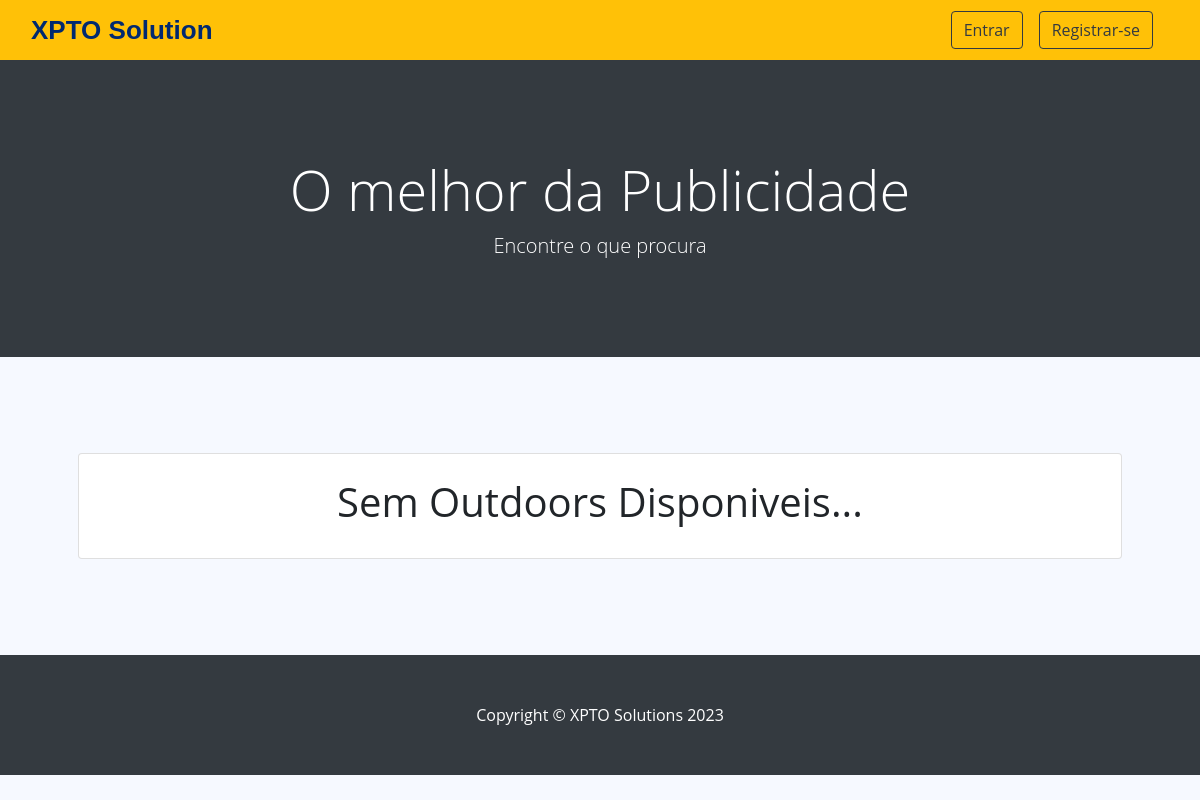
Before: / with the older database file.
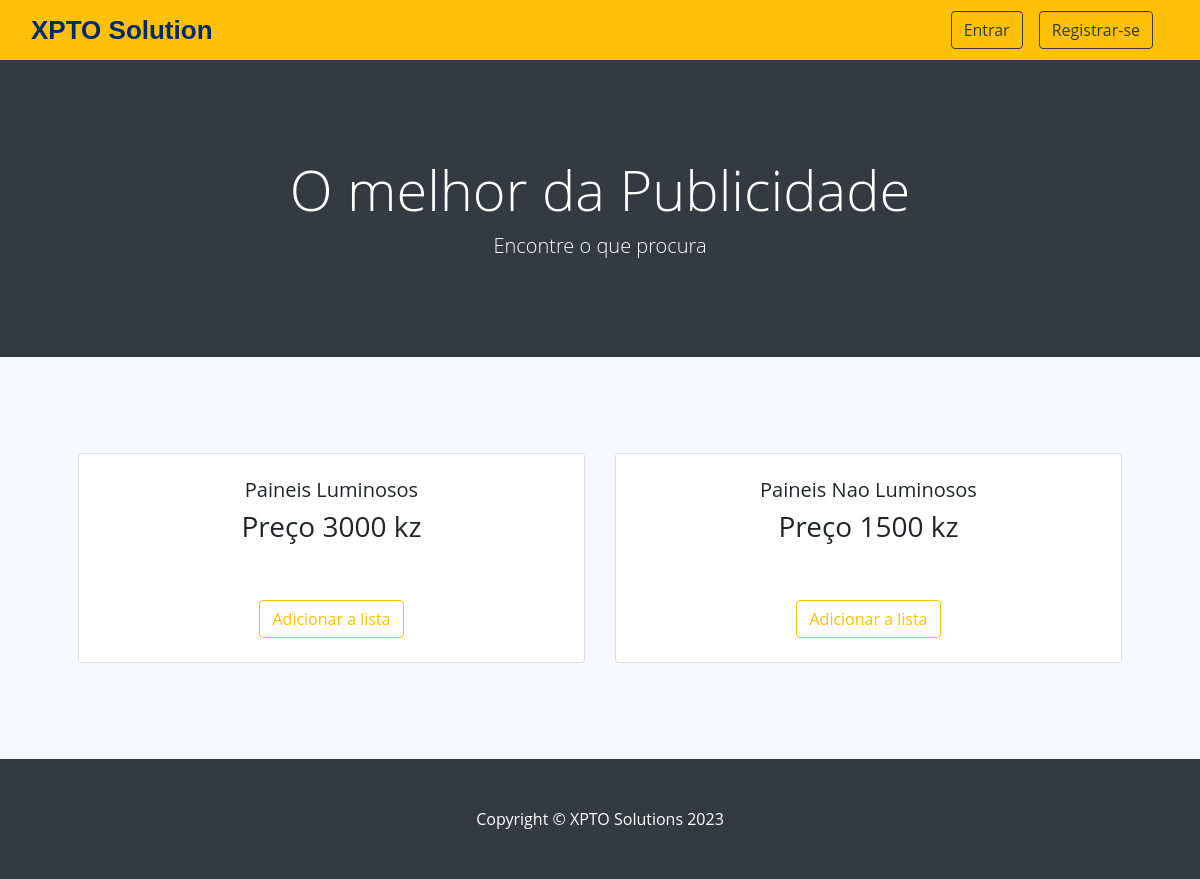
After: the same page with the newer database file.
### tables this page shows
CREATE TABLE `outdoor` (
  `id` int(11) NOT NULL,
  `tipo` varchar(50) NOT NULL,
  `preco` float NOT NULL,
  `idComuna` int(11) NOT NULL,
  `estado` varchar(50) NOT NULL DEFAULT 'Disponivel',
  `eliminado` varchar(10) NOT NULL DEFAULT 'nao',
  `idUsuario` int(11) NOT NULL
);

### index.php (called while the page is built, shortened)
<?php
include __DIR__ . '/./controllers/Rotas.php';
$rotas = new Rotas();
$rotas->requestHandle();
?>

### controllers/OutdoorController.php (called while the page is built, shortened)
<?php
require_once __DIR__ . '/../services/OutdoorService.php';
class OutdoorController {
    private $outdorServer = NULL;
    public function __construct() {
        $this->outdorServer = new OutdoorService();
    }
    public function showOutdoors() {
        $listaOutdoors = $this->outdorServer->selectAll();
        include __DIR__ . '/../views/outdoors.php';
    }
}

### dbconfig/DbConnection.php (called while the page is built)
<?php
class DbConnection {
    private static $instance = NULL;
    public static function getInstance() {
        if (!isset(self::$instance)) {
            try {
                self:: $instance = new PDO("mysql:host=localhost;dbname=outdoorgest", 'root', '');
                self:: $instance->setAttribute(PDO::ATTR_ERRMODE, PDO::ERRMODE_EXCEPTION);
            } catch (PDOException $e) {
                echo $e->getMessage();
            }
        }
        return self::$instance;
    }
}

### services/OutdoorService.php (called while the page is built, shortened)
<?php
require_once __DIR__ . '/../repositories/OutdoordRepository.php';
class OutdoorService implements IOutdoorService {
    private $outdoorRepository = null;
    public function __construct() {
        $this->outdoorRepository = new OutdoordRepository();
    }
    public function selectAll() {
        return $this->outdoorRepository->selectAll();
    }
}

### repositories/OutdoordRepository.php (called while the page is built, shortened)
<?php
require_once __DIR__ . '/../dbconfig/DbConnection.php';
require_once __DIR__ . '/../models/OutdoorModel.php';
class OutdoordRepository implements IOutdoorRepository{
     private $db;
    public function __construct() {
        $this->db = DbConnection::getInstance();
    }
    public function selectAll() {
        try {
            $stmt = $this->db->prepare("SELECT o.id, o.tipo, `preco`,c.nome `idComuna`, `estado`, o.eliminado, u.username `idUsuario`  FROM outdoor o join usuario u  on u.id = o.idUsuario join comuna c on c.id = o.idComuna WHERE o.eliminado <> 'Sim'");
            $stmt->execute();
            $outdoors = $stmt->fetchAll();
            $listaOutdoor = array();
            foreach ($outdoors as $cada) {
                $listaOutdoor[] = new OutdoorModel($cada['id'], $cada['tipo'], $cada['preco'],$cada['idComuna'], $cada['estado'], $cada['eliminado'], $cada['idUsuario']);
            }
            return $listaOutdoor;
        } catch (PDOException $e) {
            echo $e->getMessage();
            return false;
        }
    }
}

### models/OutdoorModel.php (called while the page is built, shortened)
<?php
class OutdoorModel {
    private $tipo;
    private $preco;
    private $estado;
    public function __construct($id, $tipo, $preco, $comuna, $estado, $eliminado, $idGestor) {
        $this->tipo = $tipo;
        $this->preco = $preco;
        $this->estado = $estado;
    }
    public function getTipo() {
        return $this->tipo;
    }
    public function getPreco() {
        return $this->preco;
    }
    public function getEstado() {
        return $this->estado;
    }
}

### views/outdoors.php (the view, shortened to what this page needs)
<section class="py-5" >
    <div class="container px-4 px-lg-5 mt-5">
        <div class="row gx-4 gx-lg-5 row-cols-2 row-cols-md-3 row-cols-xl-4 justify-content-center" id="cardOutdoors">
            <?php
            if (isset($_SESSION['loggedin']) && $_SESSION['loggedin'] === true) {
                $logado = true;
            } else {
                $logado = false;
            }
            $cont = 0;
            foreach ($listaOutdoors as $cada):
                if ($cada->getEstado() == "Disponivel") {
                    $cont++;
                    ?>
                    <div class="col mb-5">
                        <div class="card h-100">
                            <div class="card-body p-4">
                                <div class="text-center">
                                    <h5 class="fw-bolder"><?php echo $cada->getTipo(); ?></h5>
                                    <h3>Preço <?php echo $cada->getPreco();  ?> kz</h3>
                                </div>
                            </div>
                            <?php if ($logado) { ?>
                            <?php } else { ?>
                                <div class="card-footer p-4 pt-0 border-top-0 bg-transparent">
                                    <div class="text-center"><a class="btn btn-outline-warning mt-auto" href ="index.php?op=Cliente&&request=registro">Adicionar a lista</a></div>
                                </div>
                            <?php } ?>
                        </div>
                    </div>
                    <?php
                }
            endforeach;
            if ($cont == 0) {
                ?>
                <div class="col mb-5">
                    <div class="card h-100">
                        <div class="card-body p-4">
                            <div class="text-center">
                                <h1>Sem Outdoors Disponiveis...</h1>
                            </div>
                        </div>
                    </div>
                </div>
                <?php
            }
            ?>
        </div>
    </div>
</section>

### controllers/Rotas.php (shortened to what this page needs)
<?php
require_once __DIR__ . '/./OutdoorController.php';
class Rotas {
    private $administradorController = null;
    private $clienteController = null;
    private $gestorController = null;
    private $usuarioController = null;
    public function __construct() {
        $this->administradorController = new AdministradorController();
        $this->clienteController = new ClienteController();
        $this->gestorController = new GestorController();
        $this->usuarioController = new UsuarioController();
    }
    public function requestHandle() {
        $op = filter_input(INPUT_GET, 'op');
        $action = isset($op) ? $op : NULL;
        try {
            if ($action === 'login') {
                $this->usuarioController->requesHandler();
            } else if ($action === 'Gestor') {
                $this->gestorController->requesHandler();
            } else if ($action === 'Administrador') {
                $this->administradorController->requesHandler();
            } else if ($action === 'logout') {
                $this->showLogOut();
            } else if ($op == 'Cliente') {
                $this->clienteController->requesHandler();
            } else if ($op == 'Usuario') {
                $this->usuarioController->requesHandler();
            } else if ($op == 'addOutdoor') {
                $this->addCarrinho();
            } else if ($op == 'novoId') {
                $this->recebeId();
            } else {
                $this->showHome();
            }
        } catch (Exception $e) {
            $this->showError("Application error", $e->getMessage());
        }
    }
    function showHome() {
        include __DIR__ . '/../views/home.php';
    }
}

### header.php (shortened to what this page needs)
<?php
if (isset($_SESSION['loggedin']) && $_SESSION['loggedin'] === true) {
    $logado = true;
} else {
    $logado = false;
}
?>
<!DOCTYPE html>
<html lang="en">
    <head>
        <link rel="stylesheet" href="https://maxcdn.bootstrapcdn.com/bootstrap/4.0.0/css/bootstrap.min.css">
        <link rel="stylesheet" href="https://cdnjs.cloudflare.com/ajax/libs/font-awesome/5.15.3/css/all.min.css">
        <link rel="stylesheet" href="content/css/style.css">

### views/home.php (shortened to what this page needs)
<?php
include 'header.php';
?>
</head>
<body>
    <header id="header" class="navbar navbar-expand-lg bg-warning" style="height: 60px;">
        <div class="container-fluid">
            <div class="d-flex align-items-center ">
                <a href="index.php" class="logo d-flex align-items-center">
                    <span class="d-none d-lg-block">XPTO Solution</span>
                </a>
            </div>
            <div>
                <?php if ($logado) { ?>
                    <nav class="header-nav ms-auto">
                        <ul class="d-flex align-items-center navbar-nav me-auto mb-2 mb-lg-0">
                            <li  class="nav-item">
                                <form class="d-flex ms-auto me-1 nav-item" method="post">
                                    <button type="button" class="dro verCarrinho btn btn-outline-dark " data-toggle="modal" data-target="#meuModal">
                                        <span class="material-symbols-outlined">
                                            shopping_cart
                                        </span>
                                        Carrinho
                                        <span class="badge text-bg-secondary">
                                            <?php
                                            if (isset($_SESSION['carrinho']))
                                                echo count($_SESSION['carrinho']);
                                            ?>
                                        </span>
                                    </button>
                                </form>
                            </li>
                            <li class="nav-item px-4 ">
                                <div class="dropdown">
                                    <button class="btn btn-dark dropdown-toggle px-4" type="button" id="dropdownMenuButton" data-toggle="dropdown" aria-haspopup="true" aria-expanded="false">
                                        <?php if (isset($_SESSION['Usuario'])) echo $usuario->getUsername(); ?>
                                    </button>
                                    <div class="dropdown-menu" aria-labelledby="dropdownMenuButton">
                                        <a class="dropdown-item" href="index.php?op=Cliente&&request=alterarDados">Alterar</a>
                                        <a class="dropdown-item dro verSolicitacao btn btn-outline-dark " data-toggle="modal2" data-target="#meuModal2" >Ver Solicitacoes</a>
                                        <a class="dropdown-item" href="index.php?op=logout">Sair</a>
                                    </div>
                                </div>
                            </li>
                        </ul>
                    </nav>
                <?php } else { ?>
                    <nav class="header-nav ms-auto">
                        <ul class="d-flex align-items-center navbar-nav me-auto mb-2 mb-lg-0">
                            <li  class="nav-item">
                                <a href="index.php?op=Usuario&&request=login" class="d-flex btn btn-outline-dark">
                                    Entrar
                                </a>
                            </li>
                            <li class="nav-item">
                                <a href ="index.php?op=Cliente&&request=registro" class="d-flex btn btn-outline-dark m-3">
                                    Registrar-se
                                </a>
                            </li>
                        </ul>
                    </nav>
                <?php } ?>
            </div>
        </div>
    </header>
    <header class="bg-dark py-5">
        <div class="container px-4 px-lg-5 my-5">
            <div class="text-center text-white">
                <h1 class="display-4 fw-bolder">O melhor da Publicidade</h1>
                <p class="lead fw-normal text-white-50 mb-0">Encontre o que procura</p>
            </div>
        </div>
    </header>
        <?php
    $this->OutdoorController->showOutdoors();
    include 'footer.php';

### views/footer.php (shortened to what this page needs)
<footer class="py-5 bg-dark">
    <div class="container"><p class="m-0 text-center text-white">Copyright &copy; XPTO Solutions 2023</p></div>
</footer>
</body>
</html>

### content/css/style.css (style rules this page uses)
* { margin: 0; padding: 0; box-sizing: border-box; outline: none; }
body { font-family: "Open Sans", sans-serif; background: #f6f9ff; }
.logo { line-height: 1; }
.logo span { font-size: 26px; font-weight: 700; color: #012970; font-family: "Nunito", sans-serif; }
a { color: #4154f1; text-decoration: none; }

Changed rows visible on the page:
added outdoor: tipo "Paineis Luminosos", preco "3000"
added outdoor: tipo "Paineis Nao Luminosos", preco "1500"
Other visible differences:
text no longer shown: "Sem Outdoors Disponiveis..."
